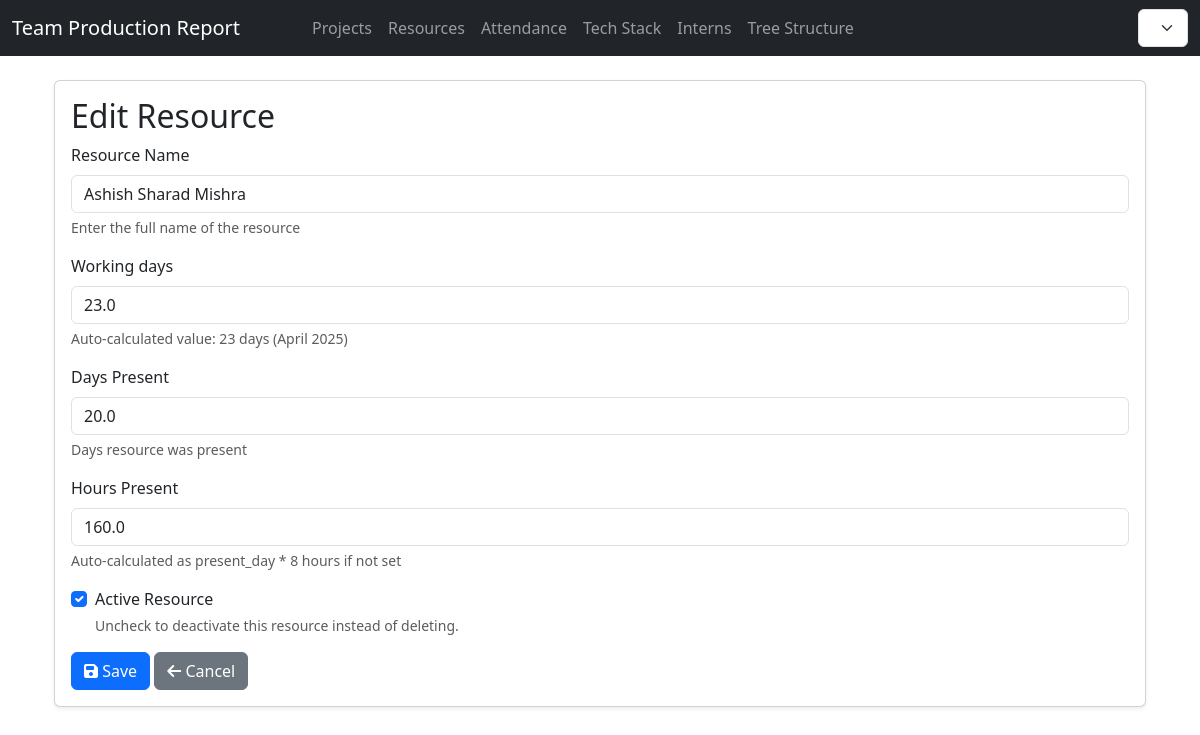
Screenshot of /resources/update/1/ with the database file from the repository.
### resources/models.py (models this page shows, shortened)
class Resource(models.Model):
    resource_name = models.CharField(
        max_length=100,
        help_text="Enter the full name of the resource"
    )
    year = models.PositiveIntegerField(
        help_text="Enter the year manually (e.g., 2025)"
    )
    month = models.PositiveSmallIntegerField(
        choices=[(i, calendar.month_name[i]) for i in range(1, 13)],
        help_text="Enter the month manually (1-12)"
    )
    working_days = models.FloatField(
        null=True,
        blank=True,
        help_text="Leave blank to auto-calculate (Mon-Fri + 1st Saturday)"
    )
    present_day = models.FloatField(
        default=0,
        help_text="Days resource was present"
    )
    present_hours = models.FloatField(
        default=0,
        help_text="Auto-calculated as present_day * 8 hours if not set"
    )
    created_at = models.DateTimeField(auto_now_add=True)
    counting = models.FloatField(default=0, help_text="Counting value")
    is_active = models.BooleanField(
        default=True,
        help_text="Uncheck to deactivate this resource instead of deleting."
    )
    class Meta:
        db_table = 'resources'
        ordering = ['-year', '-month', 'resource_name']
        verbose_name = 'Resource'
        verbose_name_plural = 'Resources'
        unique_together = ('resource_name', 'year', 'month')
    @staticmethod
    def get_working_days(year, month):
        if year is None or month is None:
            return 0
        _, num_days = calendar.monthrange(year, month)
        first_day = calendar.monthrange(year, month)[0]
        first_saturday = (5 - first_day) % 7 + 1
        if first_saturday > num_days:
            first_saturday = None
        working_days = 0
        for day in range(1, num_days + 1):
            weekday = (first_day + day - 1) % 7
            if weekday < 5:
                working_days += 1
        if first_saturday:
            working_days += 1
        return working_days
    def get_working_days_for_display(self):
        if self.year is None or self.month is None:
            return "0 days (year/month not set)"
        wd = self.get_working_days(self.year, self.month)
        return f"{wd} days ({calendar.month_name[self.month]} {self.year})"

### resources/views.py (the view)
# urls.py: path("update/<int:pk>/", views.resource_update, name="resource_update"),
def resource_update(request, pk):
    resource = get_object_or_404(Resource, pk=pk)
    if request.method == 'POST':
        form = ResourceForm(request.POST, instance=resource)
        if form.is_valid():
            form.save()
            messages.success(request, 'Resource updated successfully.')
            return redirect('resources:resource_list')
    else:
        form = ResourceForm(instance=resource)
    return render(request, 'resources/resource_form.html', {'form': form, 'title': 'Edit Resource'})

### resources/templates/resources/resource_form.html
{% extends "base.html" %}
{% block content %}
    {% include "resources/resource_form_partial.html" %}
{% endblock %}

### resources/templates/resources/resource_form_partial.html (shortened to what this page needs)
<div class="container mt-4">
    <div class="card shadow-sm">
        <div class="card-body">
            <h2 class="card-title">{{ title }}</h2>
            <form method="post">
                {% for field in form %}
                {% if field.name == "is_active" %}
                <div class="form-check mb-3">
                    {{ field }}
                    <label class="form-check-label" for="{{ field.id_for_label }}">
                        {{ field.label }}
                    </label>
                    {% if field.help_text %}
                    <div class="form-text text-muted mt-1">{{ field.help_text }}</div>
                    {% endif %}
                </div>
                {% else %}
                <div class="mb-3">
                    <label for="{{ field.id_for_label }}" class="form-label">{{ field.label }}</label>
                    {{ field }}
                    {% if field.help_text %}
                    <div class="form-text text-muted mt-1">{{ field.help_text }}</div>
                    {% endif %}
                </div>
                {% endif %}
                {% endfor %}
                <div class="mt-3">
                    <button type="submit" class="btn btn-primary">
                        <i class="fas fa-save"></i> Save
                    </button>
                    <a href="{% url 'resources:resource_list' %}" class="btn btn-secondary">
                        <i class="fas fa-arrow-left"></i> Cancel
                    </a>
                </div>
            </form>
        </div>
    </div>
</div>

### rows the page displays
Resource: form "Ashish Sharad Mishra" "23.0" "20.0" "160.0", form "☑"

### other values shown
{{ title }} "Edit Resource"
{{ field.label }} "Resource Name" "Working days" "Days Present" "Hours Present"
{{ field.help_text }} "Enter the full name of the resource" "Auto-calculated value: 23 days (April 2025)" "Days resource was present" "Auto-calculated as present_day * 8 hours if not set"
{{ field.label }} "Active Resource"
{{ field.help_text }} "Uncheck to deactivate this resource instead of deleting."
